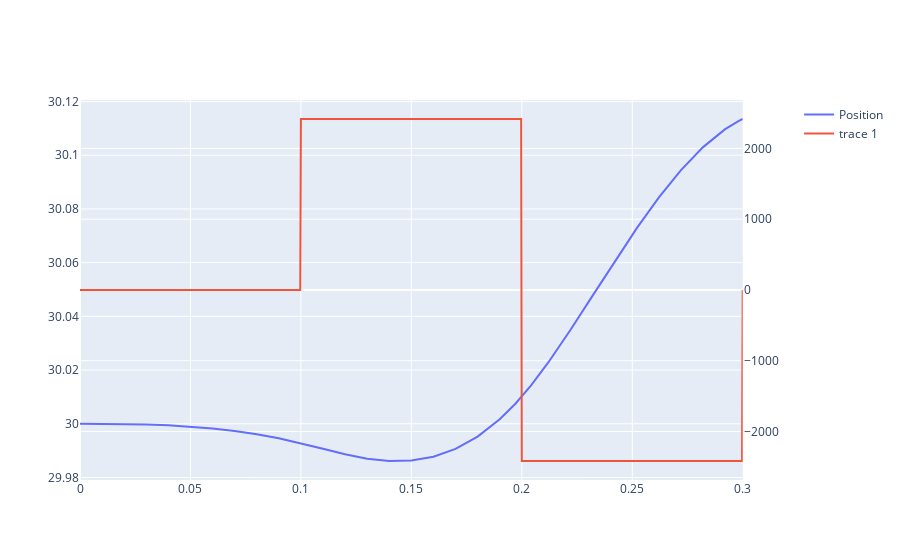

Source (notebook cell):
### Code cell
fig = make_subplots(specs=[[{"secondary_y": True}]])
# len(s)
fig.add_trace(go.Scatter(x=s.t, y=s.y[0], name="Position"))
fig.add_trace(go.Scatter(x=t, y=[elevator.doublet(_t) for _t in t]), secondary_y=True)
# isinstance(elevator.doublet_c, ureg.Quantity)

### Figure 1 — Plotly figure (JSON) as saved in the notebook; plotly's stock layout.template omitted (floating-point values rounded to 4 significant figures; data arrays with more than 128 entries replaced by an {"elided": "..."} marker saying what was removed)
{"data": [{"name": "Position", "type": "scatter", "x": [0, 0.01, 0.02, 0.03, 0.04, 0.05, 0.06, 0.07, 0.08, 0.09, 0.1, 0.11, 0.12, 0.13, 0.14, 0.15, 0.16, 0.17, 0.18, 0.19, 0.1971, 0.2042, 0.2121, 0.2221, 0.2321, 0.2421, 0.2521, 0.2621, 0.2721, 0.2821, 0.2921, 0.2985, 0.3], "y": [30, 30.0, 30.0, 30.0, 30.0, 30.0, 30.0, 30.0, 30.0, 29.99, 29.99, 29.99, 29.99, 29.99, 29.99, 29.99, 29.99, 29.99, 30.0, 30.0, 30.01, 30.01, 30.02, 30.04, 30.05, 30.06, 30.07, 30.08, 30.09, 30.1, 30.11, 30.11, 30.11]}, {"type": "scatter", "x": {"elided": "1000 float values"}, "xaxis": "x", "y": {"elided": "1000 float values"}, "yaxis": "y2"}], "layout": {"autosize": true, "xaxis": {"anchor": "y", "autorange": true, "domain": [0, 0.94], "range": [0, 0.3], "type": "linear"}, "yaxis": {"anchor": "x", "autorange": true, "domain": [0, 1], "range": [29.98, 30.12], "type": "linear"}, "yaxis2": {"anchor": "x", "autorange": true, "overlaying": "y", "range": [-2684.0, 2684.0], "side": "right", "type": "linear"}}}
